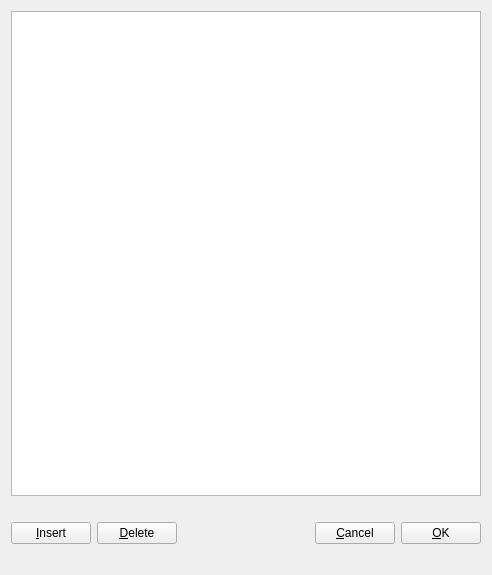
<ui version="4.0" >
 <class>PlayerWidget</class>
 <widget class="QWidget" name="PlayerWidget" >
  <property name="geometry" >
   <rect>
    <x>0</x>
    <y>0</y>
    <width>492</width>
    <height>575</height>
   </rect>
  </property>
  <property name="windowTitle" >
   <string>Players</string>
  </property>
  <layout class="QVBoxLayout" name="verticalLayout" >
   <item>
    <widget class="QTableView" name="playerView" />
   </item>
   <item>
    <spacer name="verticalSpacer_2" >
     <property name="orientation" >
      <enum>Qt::Vertical</enum>
     </property>
     <property name="sizeType" >
      <enum>QSizePolicy::Fixed</enum>
     </property>
     <property name="sizeHint" stdset="0" >
      <size>
       <width>20</width>
       <height>20</height>
      </size>
     </property>
    </spacer>
   </item>
   <item>
    <layout class="QHBoxLayout" name="horizontalLayout_2" >
     <item>
      <layout class="QHBoxLayout" name="horizontalLayout" >
       <item>
        <widget class="QPushButton" name="btnInsert" >
         <property name="text" >
          <string>&amp;Insert</string>
         </property>
        </widget>
       </item>
       <item>
        <widget class="QPushButton" name="btnDelete" >
         <property name="text" >
          <string>&amp;Delete</string>
         </property>
        </widget>
       </item>
       <item>
        <spacer name="horizontalSpacer" >
         <property name="orientation" >
          <enum>Qt::Horizontal</enum>
         </property>
         <property name="sizeType" >
          <enum>QSizePolicy::Expanding</enum>
         </property>
         <property name="sizeHint" stdset="0" >
          <size>
           <width>40</width>
           <height>20</height>
          </size>
         </property>
        </spacer>
       </item>
       <item>
        <widget class="QPushButton" name="btnCancel" >
         <property name="text" >
          <string>&amp;Cancel</string>
         </property>
        </widget>
       </item>
       <item>
        <widget class="QPushButton" name="btnOK" >
         <property name="text" >
          <string>&amp;OK</string>
         </property>
        </widget>
       </item>
      </layout>
     </item>
    </layout>
   </item>
   <item>
    <spacer name="verticalSpacer" >
     <property name="orientation" >
      <enum>Qt::Vertical</enum>
     </property>
     <property name="sizeType" >
      <enum>QSizePolicy::Fixed</enum>
     </property>
     <property name="sizeHint" stdset="0" >
      <size>
       <width>20</width>
       <height>20</height>
      </size>
     </property>
    </spacer>
   </item>
  </layout>
 </widget>
 <resources/>
 <connections/>
</ui>
